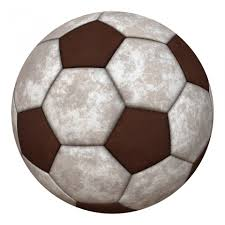
#> input picture example.jpg, 225 x 225 px
$ python template.py   (older library calls are emulated)
#> lines starting #> are read from the running program, lines starting #| are printed output that depends on the picture; after the words box and inside, x2 and y2 are one past the last pixel; in counts of white or black regions, pixels touching at a corner belong together
#Initial template code for 2019 computer vision project
#Python 3.6, OpenCV 2
#Leif Sahyun 11/13/2019
import numpy as np
import cv2
import copy
from matplotlib import pyplot as plt

#Read image
img_uri = 'example.jpg'
img = cv2.imread(img_uri, cv2.IMREAD_COLOR)
#> img is the input picture: shape (225, 225, 3); mean B, G, R 172.9, 177, 185.1

#Split image into colors for later processing
red = copy.copy(img[..., 0])
green = copy.copy(img[..., 1])
blue = copy.copy(img[..., 2])

#Combine image colors in bgr order expected by OpenCV
bgrImg = np.zeros(img.shape, dtype=np.uint8)
bgrImg[..., 0] = blue
bgrImg[..., 1] = green
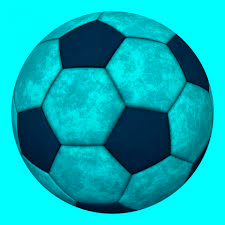
#> bgrImg: shape (225, 225, 3); mean of channels 0, 1, 2 185.1, 177, 0; drawn as B, G, R
bgrImg[..., 2] = red

##### Code in this section could probably be replaced by Canny edge detection #####

#Gaussian blur
blurSize = 5
blurImg = cv2.GaussianBlur(bgrImg, (blurSize, blurSize), 0)

#Convert to grayscale as first step to detect edges
grayImg = cv2.cvtColor(blurImg, cv2.COLOR_BGR2GRAY)
cv2.imshow("first", blurImg)

#Use Sobel method to find edges
sobelImg = cv2.Sobel(grayImg, cv2.CV_16S, 1, 1)
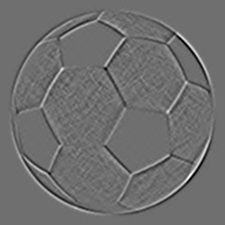
#> sobelImg: shape (225, 225) int16; min -75, max 97, mean 0; drawn with min black and max white
sobel8UImg = sobelImg.astype(np.uint8)
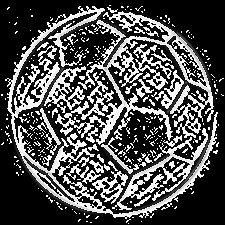
#> sobel8UImg: shape (225, 225); min 0, max 255, mean 79.1

#Threshold edges, keeping only those above threshold value
#Edges are black so that white regions can be more easily labeled
edgeThreshValue = 3
ret, sobelBinaryImg = cv2.threshold(sobel8UImg, edgeThreshValue, 255, cv2.THRESH_BINARY_INV)
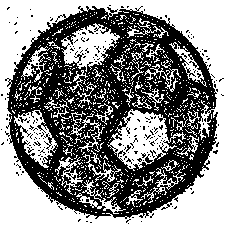
#> sobelBinaryImg: shape (225, 225); 52.2% white; 230 black regions (229 under 20 px), largest, box (x1, y1, x2, y2) and area: (5, 6, 218, 219) 23331
#> ret = 3
cv2.imshow("binary", sobelBinaryImg)
#Edges variable contains the image of the edges for future use
edges = sobelBinaryImg

##### End edge detection section #####

#Noise removal
kernel = np.ones((3,3),np.uint8)
denoised = cv2.morphologyEx(edges,cv2.MORPH_CLOSE,kernel, iterations = 1)
#> denoised: shape (225, 225); 67.5% white; 126 black regions (74 under 20 px), largest, box (x1, y1, x2, y2) and area: (8, 8, 217, 217) 12808, (66, 87, 92, 114) 273, (71, 166, 95, 182) 173
denoised = cv2.morphologyEx(denoised,cv2.MORPH_ERODE,kernel, iterations = 1)
#> denoised: shape (225, 225); 51% white; 3 black regions, box (x1, y1, x2, y2) and area: (7, 7, 218, 218) 24723, (181, 126, 191, 137) 73, (37, 124, 42, 129) 25
cv2.imshow("pretty", denoised)

#Label regions in the denoised image
ret, labeled = cv2.connectedComponents(denoised)
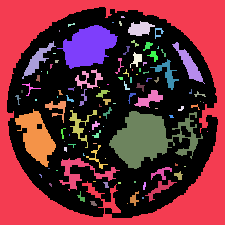
#> labeled: shape (225, 225) int32; 106 distinct labels, from 0 to 105; one colour per label, 0 black
#> ret = 106
labeled = labeled+1
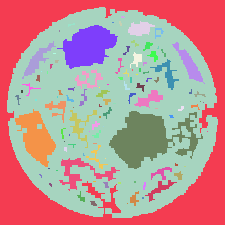
#> labeled: shape (225, 225) int32; 106 distinct labels, from 1 to 106; one colour per label, 0 black
plt.imshow(labeled,cmap='Pastel1')
plt.show()

#Segment image using watershed algorithm
segmented = cv2.watershed(blurImg,labeled)
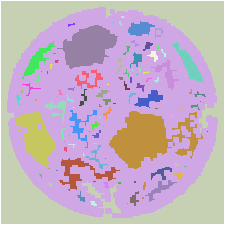
#> segmented: shape (225, 225) int32; 107 distinct labels, from -1 to 106; one colour per label, 0 black, -1 white
plt.imshow(segmented,cmap='Pastel1')
plt.show()
